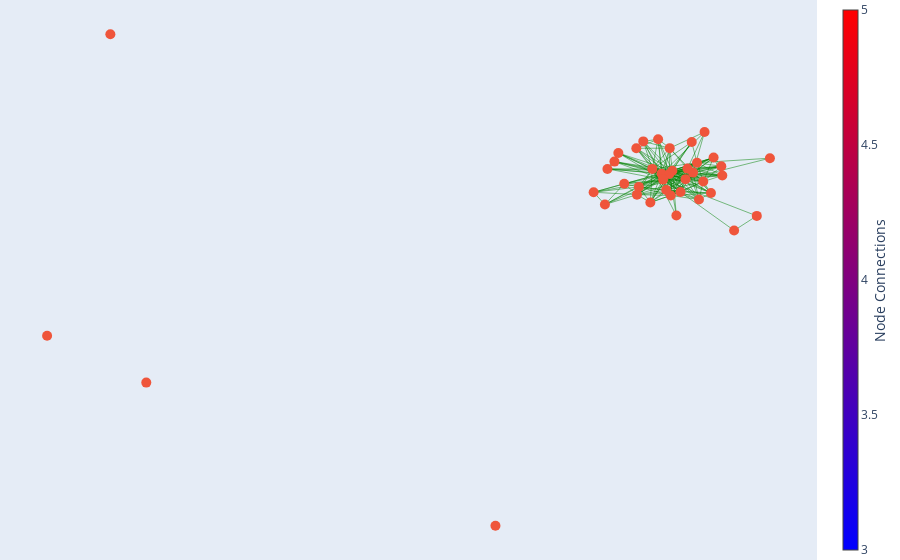

Notebook code for this chart:
### Code cell
import networkx as nx
import pandas as pd
import plotly.graph_objects as go

# List of nodes
characters_list = [
    'Hamlet', 'King Claudius', 'Queen Gertrude', 'Horatio', 'Polonius', 'Laertes', 'Ophelia',
    'Bernardo', 'Francisco', 'Marcellus', 'Ghost', 'King Fortinbras', 'Voltimand', 'Lords',
    'Attendants', 'Rosencrantz', 'Guildenstern', 'Ambassadors from Norway', 'Players',
    'First Player', 'Reynaldo', 'Lucianus', 'Player King', 'Player Queen', 'Captain',
    'Gentlemen', 'Servant', 'First Sailor', 'First Clown', 'Second Clown', 'Priest',
    'First Ambassador', 'Osric', 'A Lord', 'Cornelius', 'Messenger', 'Fortinbras',
    'Ladies', 'Sailors'
]

# Load attributes from CSV
attributes_df = pd.read_csv('attributes/attributes.csv')

# Load co-occurrences edges
result_df = pd.read_csv('co/character_pairs_counts.csv')

# Create a graph
G = nx.Graph()

# Add nodes to the graph with attributes
for node in characters_list:
    if node in attributes_df['Character'].values:
        attributes = attributes_df[attributes_df['Character'] == node]
        gender = attributes['Gender'].values[0]
        role = attributes['Role'].values[0]
        G.add_node(node, gender=gender, role=role)

# Add edges with weights based on co-appearances
for _, row in result_df.iterrows():
    character_pair = eval(row['Character Pair'])  # Convert string representation to tuple
    weight = row['Count']
    G.add_edge(character_pair[0], character_pair[1], weight=weight)

# Visualization using Plotly
pos = nx.spring_layout(G)  # Calculate node positions

edge_x = []
edge_y = []
for edge in G.edges():
    x0, y0 = pos[edge[0]]
    x1, y1 = pos[edge[1]]
    edge_x.extend([x0, x1, None])
    edge_y.extend([y0, y1, None])

edge_trace = go.Scatter(
    x=edge_x, y=edge_y,
    line=dict(width=0.5, color='green'),
    hoverinfo='none',
    mode='lines')

node_x = []
node_y = []
for node in G.nodes():
    x, y = pos[node]
    node_x.append(x)
    node_y.append(y)

node_trace = go.Scatter(
    x=node_x, y=node_y,
    mode='markers',
    hoverinfo='text',
    marker=dict(
        showscale=True,
        colorscale=[[0, 'blue'], [1, 'red']],
        size=10,
        colorbar=dict(
            thickness=15,
            title='Node Connections',
            xanchor='left',
            titleside='right'
        )
    )
)

# Create figure
fig = go.Figure(data=[edge_trace, node_trace],
             layout=go.Layout(
                showlegend=False,
                hovermode='closest',
                margin=dict(b=0, l=0, r=0, t=0),
                xaxis=dict(showgrid=False, zeroline=False, showticklabels=False),
                yaxis=dict(showgrid=False, zeroline=False, showticklabels=False))
                )

# Show figure
fig.show()

### Figure 1 — Plotly figure (JSON) as saved in the notebook; plotly's stock layout.template omitted (floating-point values rounded to 4 significant figures; data arrays with more than 128 entries replaced by an {"elided": "..."} marker saying what was removed)
{"data": [{"hoverinfo": "none", "line": {"color": "green", "width": 0.5}, "mode": "lines", "type": "scatter", "x": {"elided": "699 float values"}, "y": {"elided": "699 float values"}}, {"hoverinfo": "text", "marker": {"colorbar": {"thickness": 15, "title": {"side": "right", "text": "Node Connections"}, "xanchor": "left"}, "colorscale": [[0, "blue"], [1, "red"]], "showscale": true, "size": 10}, "mode": "markers", "type": "scatter", "x": [0.06, 0.07856, 0.07321, 0.0626, 0.1013, 0.04395, 0.1211, 0.01753, -0.03775, 0.02085, -0.004404, -0.0572, 0.09264, 0.04059, 0.0758, 0.1142, 0.1046, -0.8909, 0.1452, 0.1319, 0.2469, 0.1497, 0.1631, 0.1648, 0.1341, -1, 0.1851, 0.2242, -0.03341, -0.01456, -0.02132, 0.01641, 0.02845, 0.05404, 0.06801, 0.08556, 0.07403, -0.2266, -0.8289, 0.1245, 0.112], "y": [0.04751, 0.05593, 0.04632, 0.03051, 0.03127, 0.06113, 0.07869, -0.01267, -0.0411, 0.009526, 0.01865, -0.005864, -0.005056, -0.03505, -0.01522, 0.05054, 0.06206, 0.4475, -0.008036, 0.02479, 0.09189, 0.0937, 0.06857, 0.04228, 0.1669, -0.4176, -0.1155, -0.07368, 0.06113, 0.1067, 0.0821, 0.1203, 0.1401, 0.1464, 0.0004977, -0.07269, 0.1207, -0.9628, -0.552, -0.02655, 0.1381]}], "layout": {"autosize": true, "hovermode": "closest", "margin": {"b": 0, "l": 0, "r": 0, "t": 0}, "showlegend": false, "xaxis": {"autorange": true, "range": [-1.086, 0.3325], "showgrid": false, "showticklabels": false, "type": "linear", "zeroline": false}, "yaxis": {"autorange": true, "range": [-1.073, 0.5573], "showgrid": false, "showticklabels": false, "type": "linear", "zeroline": false}}}
